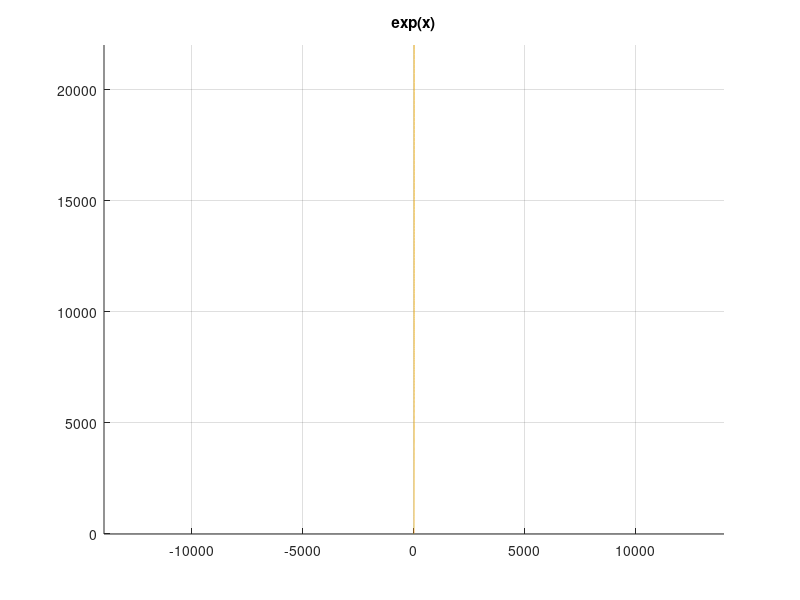

The MATLAB source for this figure:

x = [0: 0.01 :10]
%subplot(1,2,1);
hold on
plot(x,sin(x));
title('sin(x)')
grid on ,axis equal

%subplot(1,2,2);
plot(x,cos(x));
title('cos(x)')
grid on ,axis equal

hold on
plot(x,exp(x));
title('exp(x)')
grid on ,axis equal
